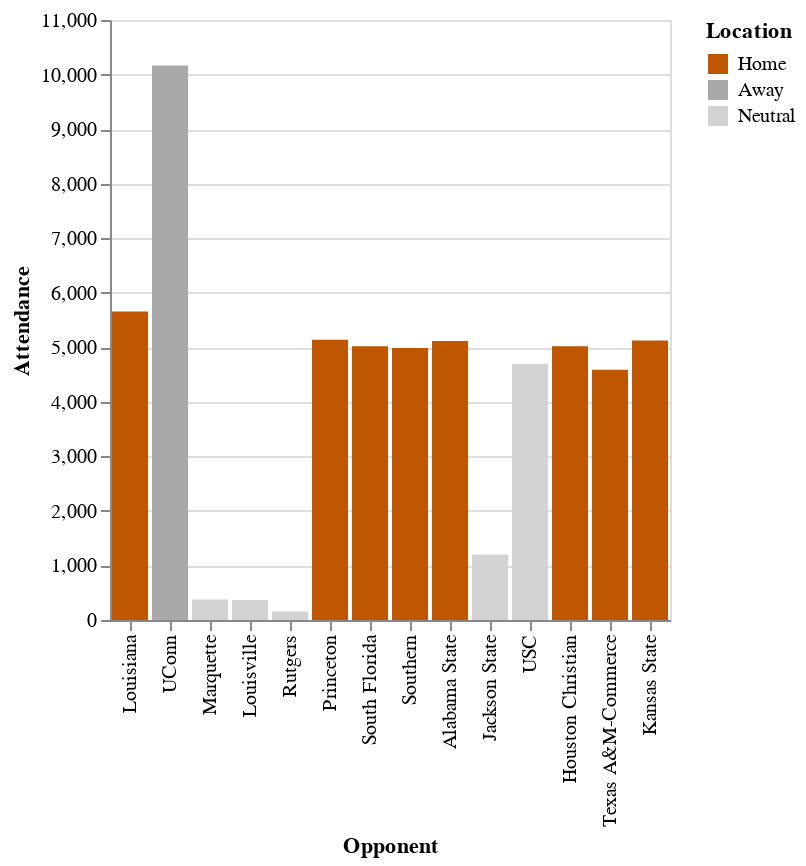

Notebook code for this chart:
### Markdown cell above
Altair

### Code cell
alt.Chart(df).mark_bar().encode(
    x=alt.X('Opponent',sort = data["Opponent"]),
    y='Attendance',
    color=alt.Color('Location',
                    scale=alt.Scale(
                        domain=['Home', 'Away' ,'Neutral'],
                        range=[team_color, 'darkgray', 'lightgray']))
)

### Figure 1 — Vega-Lite specification as saved in the notebook (floating-point values rounded to 4 significant figures)
{"config": {"view": {"continuousWidth": 400, "continuousHeight": 300}}, "data": {"name": "data-e0d36fc561588811112b7f6b9f5c4496"}, "mark": "bar", "encoding": {"color": {"field": "Location", "scale": {"domain": ["Home", "Away", "Neutral"], "range": ["#bf5700", "darkgray", "lightgray"]}, "type": "nominal"}, "x": {"field": "Opponent", "sort": ["Louisiana", "UConn", "Marquette", "Louisville", "Rutgers", "Princeton", "South Florida", "Southern", "Alabama State", "Jackson State", "USC", "Houston Christian", "Texas A&M-Commerce", "Kansas State"], "type": "nominal"}, "y": {"field": "Attendance", "type": "quantitative"}}, "$schema": "https://vega.github.io/schema/vega-lite/v4.17.0.json", "datasets": {"data-e0d36fc561588811112b7f6b9f5c4496": [{"Opponent": "Louisiana", "Attendance": 5658.0, "Location": "Home"}, {"Opponent": "UConn", "Attendance": 10170.0, "Location": "Away"}, {"Opponent": "Marquette", "Attendance": 376.0, "Location": "Neutral"}, {"Opponent": "Louisville", "Attendance": 365.0, "Location": "Neutral"}, {"Opponent": "Rutgers", "Attendance": 155.0, "Location": "Neutral"}, {"Opponent": "Princeton", "Attendance": 5137.0, "Location": "Home"}, {"Opponent": "South Florida", "Attendance": 5021.0, "Location": "Home"}, {"Opponent": "Southern", "Attendance": 4987.0, "Location": "Home"}, {"Opponent": "Alabama State", "Attendance": 5116.0, "Location": "Home"}, {"Opponent": "Jackson State", "Attendance": 1200.0, "Location": "Neutral"}, {"Opponent": "USC", "Attendance": 4700.0, "Location": "Neutral"}, {"Opponent": "Houston Christian", "Attendance": 5021.0, "Location": "Home"}, {"Opponent": "Texas A&M-Commerce", "Attendance": 4589.0, "Location": "Home"}, {"Opponent": "Kansas State", "Attendance": 5126.0, "Location": "Home"}]}}
